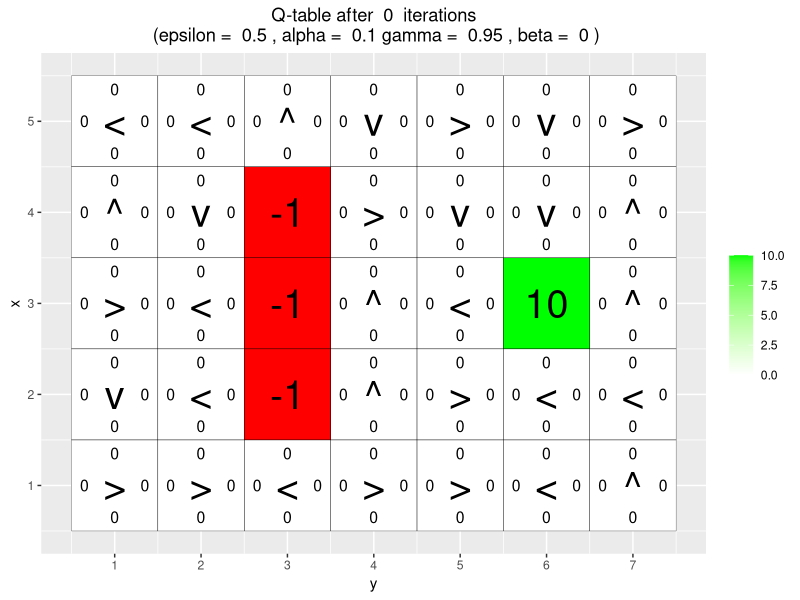
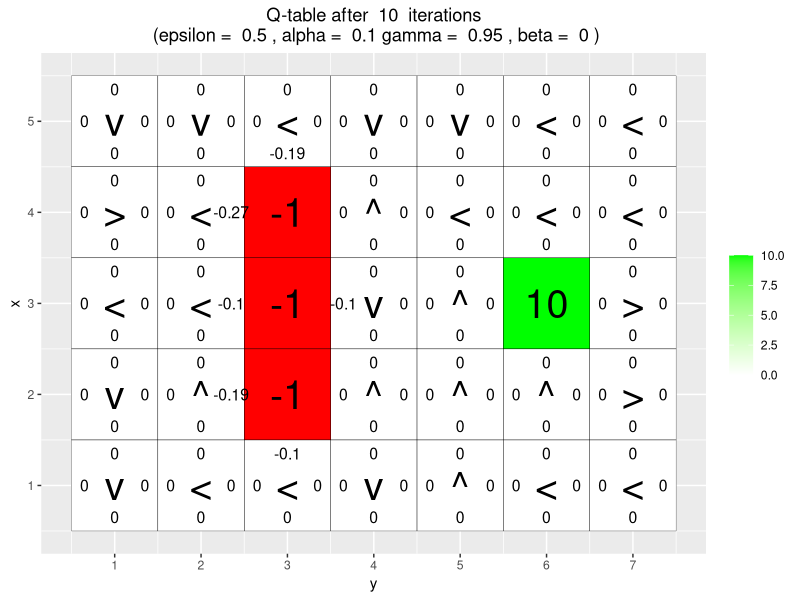
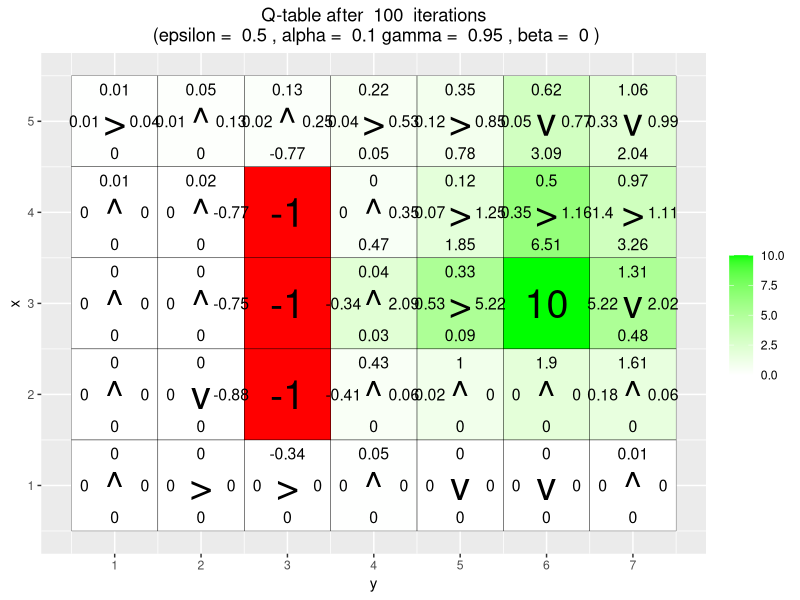
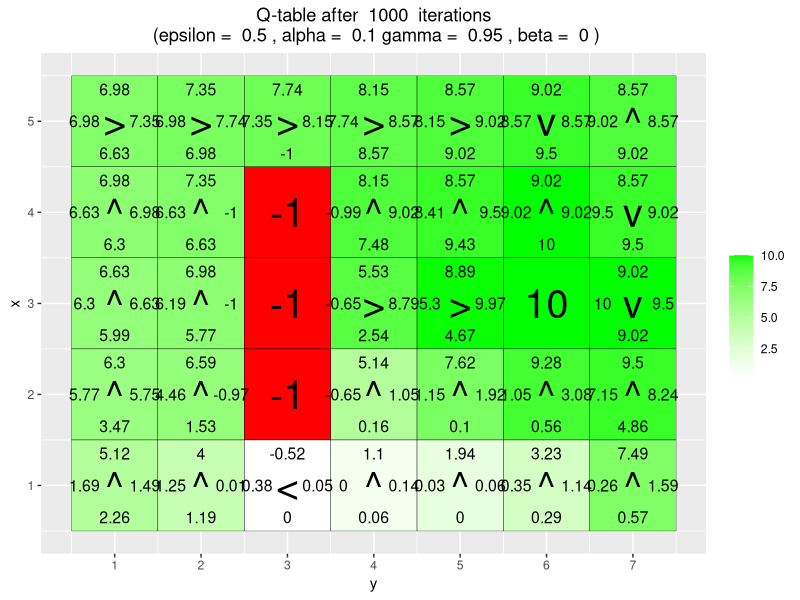
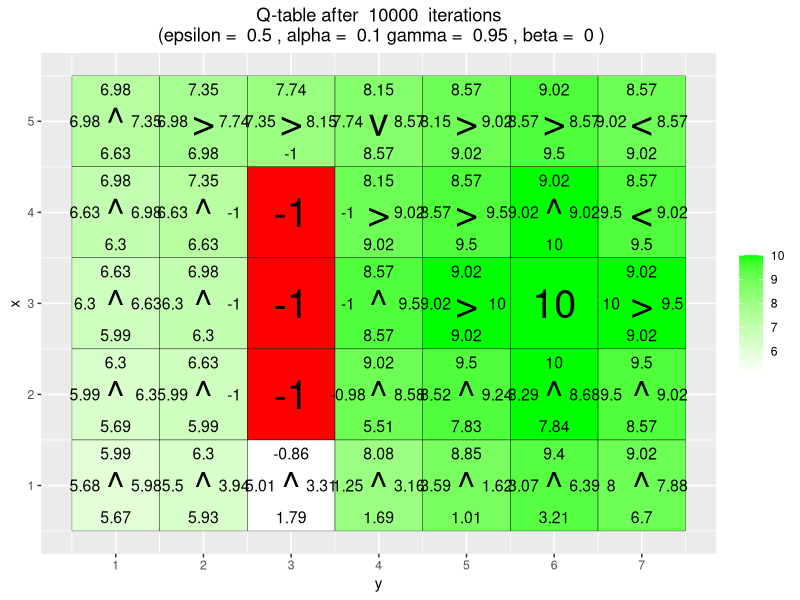
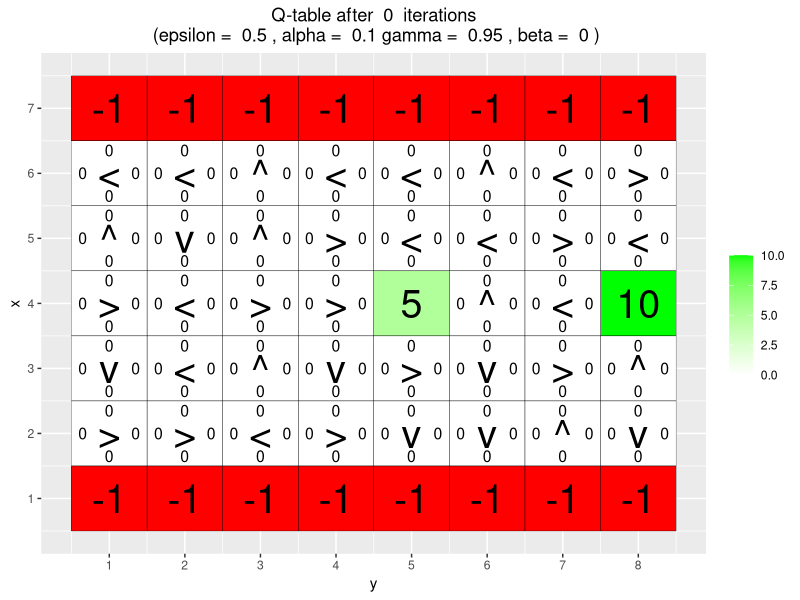
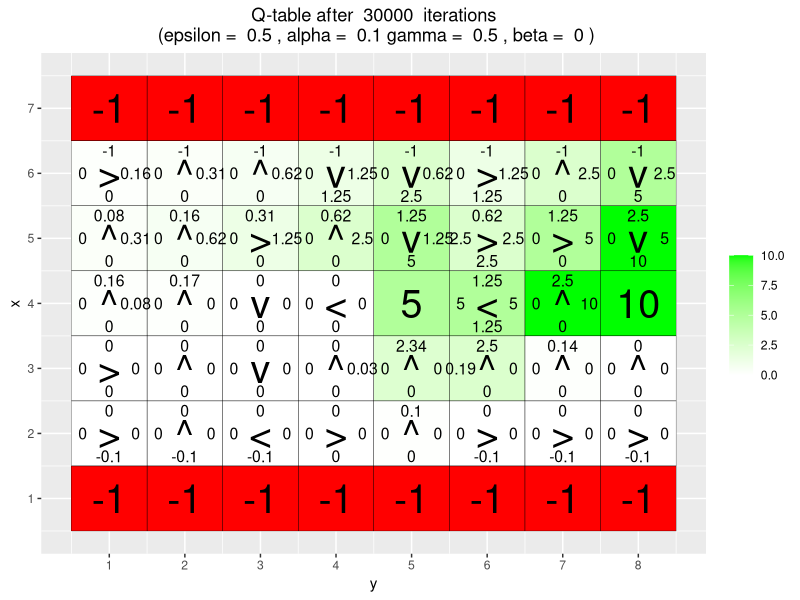
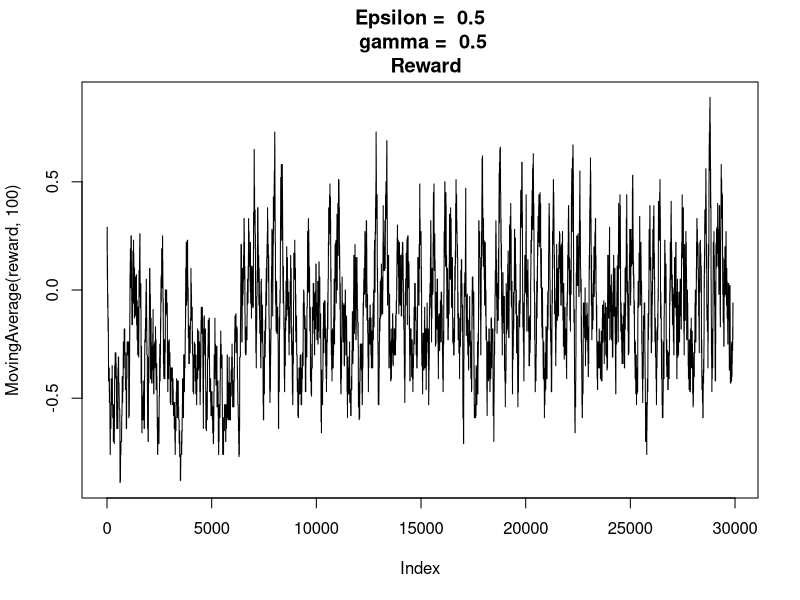

Source code (R) for these figures, in order:
## ---- chunk 1
# By Jose M. Peña and Joel Oskarsson.
# For teaching purposes.
# jose.m.pena@liu.se.

#####################################################################################################
# Q-learning
#####################################################################################################

#install.packages("ggplot2")
#install.packages("vctrs")
library(ggplot2)

# --------------------- section A -------------------
arrows <- c("^", ">", "v", "<")
action_deltas <- list(c(1,0), # up
                      c(0,1), # right
                      c(-1,0), # down
                      c(0,-1)) # left

vis_environment <- function(iterations=0, epsilon = 0.5, alpha = 0.1, gamma = 0.95, 
                            beta = 0){
  
  # Visualize an environment with rewards. 
  # Q-values for all actions are displayed on the edges of each tile.
  # The (greedy) policy for each state is also displayed.
  # 
  # Args:
  #   iterations, epsilon, alpha, gamma, beta (optional): for the figure title.
  #   reward_map (global variable): a HxW array containing the reward given at each state.
  #   q_table (global variable): a HxWx4 array containing Q-values for each state-action pair.
  #   H, W (global variables): environment dimensions.
  
  df <- expand.grid(x=1:H,y=1:W)
  foo <- mapply(function(x,y) ifelse(reward_map[x,y] == 0,q_table[x,y,1],NA),df$x,df$y)
  df$val1 <- as.vector(round(foo, 2))
  foo <- mapply(function(x,y) ifelse(reward_map[x,y] == 0,q_table[x,y,2],NA),df$x,df$y)
  df$val2 <- as.vector(round(foo, 2))
  foo <- mapply(function(x,y) ifelse(reward_map[x,y] == 0,q_table[x,y,3],NA),df$x,df$y)
  df$val3 <- as.vector(round(foo, 2))
  foo <- mapply(function(x,y) ifelse(reward_map[x,y] == 0,q_table[x,y,4],NA),df$x,df$y)
  df$val4 <- as.vector(round(foo, 2))
  foo <- mapply(function(x,y) 
    ifelse(reward_map[x,y] == 0,arrows[GreedyPolicy(x,y)],reward_map[x,y]),df$x,df$y)
  df$val5 <- as.vector(foo)
  foo <- mapply(function(x,y) ifelse(reward_map[x,y] == 0,max(q_table[x,y,]),
                                     ifelse(reward_map[x,y]<0,NA,reward_map[x,y])),df$x,df$y)
  df$val6 <- as.vector(foo)
  
  print(ggplot(df,aes(x = y,y = x)) +
          scale_fill_gradient(low = "white", high = "green", na.value = "red", name = "") +
          geom_tile(aes(fill=val6)) +
          geom_text(aes(label = val1),size = 4,nudge_y = .35,na.rm = TRUE) +
          geom_text(aes(label = val2),size = 4,nudge_x = .35,na.rm = TRUE) +
          geom_text(aes(label = val3),size = 4,nudge_y = -.35,na.rm = TRUE) +
          geom_text(aes(label = val4),size = 4,nudge_x = -.35,na.rm = TRUE) +
          geom_text(aes(label = val5),size = 10) +
          geom_tile(fill = 'transparent', colour = 'black') + 
          ggtitle(paste("Q-table after ",iterations," iterations\n",
                        "(epsilon = ",epsilon,", alpha = ",alpha,"gamma = ",gamma,", beta = ",beta,")")) +
          theme(plot.title = element_text(hjust = 0.5)) +
          scale_x_continuous(breaks = c(1:W),labels = c(1:W)) +
          scale_y_continuous(breaks = c(1:H),labels = c(1:H)))
  
}

transition_model <- function(x, y, action, beta){
  
  # Computes the new state after given action is taken. The agent will follow the action 
  # with probability (1-beta) and slip to the right or left with probability beta/2 each.
  # 
  # Args:
  #   x, y: state coordinates.
  #   action: which action the agent takes (in {1,2,3,4}).
  #   beta: probability of the agent slipping to the side when trying to move.
  #   H, W (global variables): environment dimensions.
  # 
  # Returns:
  #   The new state after the action has been taken.
  
  delta <- sample(-1:1, size = 1, prob = c(0.5*beta,1-beta,0.5*beta))
  final_action <- ((action + delta + 3) %% 4) + 1
  foo <- c(x,y) + unlist(action_deltas[final_action])
  foo <- pmax(c(1,1),pmin(foo,c(H,W)))
  
  #print(foo)
  return (foo)
}
## ---- chunk 2
q_learning <- function(start_state, epsilon = 0.5, alpha = 0.1, gamma = 0.95, 
                       beta = 0){
  
  # Perform one episode of Q-learning. The agent should move around in the 
  # environment using the given transition model and update the Q-table.
  # The episode ends when the agent reaches a terminal state.
  # 
  # Args:
  #   start_state: array with two entries, describing the starting position of the agent.
  #   epsilon (optional): probability of acting greedily.
  #   alpha (optional): learning rate.
  #   gamma (optional): discount factor.
  #   beta (optional): slipping factor.
  #   reward_map (global variable): a HxW array containing the reward given at each state.
  #   q_table (global variable): a HxWx4 array containing Q-values for each state-action pair.
  # 
  # Returns:
  #   reward: reward received in the episode.
  #   correction: sum of the temporal difference correction terms over the episode.
  #   q_table (global variable): Recall that R passes arguments by value. So, q_table being
  #   a global variable can be modified with the superassigment operator <<-.
  
  # Your code here.
  
  
  state = start_state
  
  correction = 0
  
  episode_correction = 0
  repeat{

    action = EpsilonGreedyPolicy(state[1],state[2],epsilon = epsilon )
    #print(action)
    
    new_state = transition_model(state[1],state[2],action = action, beta = beta)
    
    #print(new_state)
    
    reward = reward_map[new_state[1], new_state[2]]
    #print(reward)
    
    Q_SA = q_table[state[1],state[2],action]
    
    correction = alpha*(reward + gamma*max(q_table[new_state[1], new_state[2],]) - Q_SA)
    
    episode_correction = episode_correction + correction/alpha
    
    
    q_table[state[1],state[2],action] <<- Q_SA + correction     
    #q_table[state[1],state[2],action] <<- Q_SA + alpha*(reward + gamma*max(q_table[new_state[1], new_state[2],]) - Q_SA)
        
    if(reward!=0){
      # End episode.
      return (c(reward,episode_correction))
    }
    
    state = new_state  
  }
  
}
## ---- chunk 3

GreedyPolicy <- function(x, y){
  
  # Get a greedy action for state (x,y) from q_table.
  #
  # Args:
  #   x, y: state coordinates.
  #   q_table (global variable): a HxWx4 array containing Q-values for each state-action pair.
  # 
  # Returns:
  #   An action, i.e. integer in {1,2,3,4}.
  
  return(sample(which(q_table[x,y,]==max(q_table[x,y,])),1))
  
}

EpsilonGreedyPolicy <- function(x, y, epsilon){
  
  # Get an epsilon-greedy action for state (x,y) from q_table.
  #
  # Args:
  #   x, y: state coordinates.
  #   epsilon: probability of acting randomly.
  # 
  # Returns:
  #   An action, i.e. integer in {1,2,3,4}.
  
  # Your code here.
  if (runif(1) > epsilon){ # P(random) = 1-epsilon
    return(sample(1:4,1))
  }else{

    return(sample(which(q_table[x,y,]==max(q_table[x,y,])),1))
    
  }
  
  
}

## ---- chunk 4
# Environment A (learning)
set.seed(1337)
H <- 5
W <- 7

reward_map <- matrix(0, nrow = H, ncol = W)
reward_map[3,6] <- 10
reward_map[2:4,3] <- -1


q_table <- array(0,dim = c(H,W,4))


vis_environment()

for(i in 1:10000){
  foo <- q_learning(start_state = c(3,1))
  
  if(any(i==c(10,100,1000,10000,100000)))
    vis_environment(i)
}


## ---- chunk 5
set.seed(1337)


H <- 7
W <- 8

reward_map <- matrix(0, nrow = H, ncol = W)
reward_map[1,] <- -1
reward_map[7,] <- -1
reward_map[4,5] <- 5
reward_map[4,8] <- 10

q_table <- array(0,dim = c(H,W,4))

vis_environment()

MovingAverage <- function(x, n){
  
  cx <- c(0,cumsum(x))
  rsum <- (cx[(n+1):length(cx)] - cx[1:(length(cx) - n)]) / n
  
  return (rsum)
}


for(j in c(0.5,0.75,0.95)){
  q_table <- array(0,dim = c(H,W,4))
  reward <- NULL
  correction <- NULL
  
  for(i in 1:30000){
    foo <- q_learning(epsilon=5, gamma = j, start_state = c(4,1))
    reward <- c(reward,foo[1])
    correction <- c(correction,foo[2])
  }
  
  vis_environment(i, gamma = j)
  title = paste(" Epsilon = ", .5, "\n",
                " gamma = ", j , "\n",
                " Reward"
                )
  plot(MovingAverage(reward,100),type = "l", main=title)
  
  title = paste(" Epsilon = ", .5, "\n",
                " gamma = ", j , "\n",
                " Correction"
  )
  plot(MovingAverage(correction,100),type = "l",main=title)
}

for(j in c(0.5,0.75,0.95)){
  q_table <- array(0,dim = c(H,W,4))
  reward <- NULL
  correction <- NULL
  
  for(i in 1:30000){
    foo <- q_learning(epsilon = 0.1, gamma = j, start_state = c(4,1))
    reward <- c(reward,foo[1])
    correction <- c(correction,foo[2])
  }
  
  vis_environment(i, epsilon = 0.1, gamma = j)
  
  title = paste(" Epsilon = ", .1, "\n",
                " gamma = ", j, "\n",
                "Reward"
  )
  plot(MovingAverage(reward,100),type = "l",main=title)
  
  title = paste(" Epsilon = ", .1, "\n",
                " gamma = ", j, "\n",
                "Correction"
  )
  plot(MovingAverage(correction,100),type = "l",main=title)
  
}



## ---- chunk 6

set.seed(1337)
H <- 3
W <- 6

reward_map <- matrix(0, nrow = H, ncol = W)
reward_map[1,2:5] <- -1
reward_map[1,6] <- 10

q_table <- array(0,dim = c(H,W,4))

vis_environment()

for(j in c(0,0.2,0.4,0.66)){
  q_table <- array(0,dim = c(H,W,4))
  
  for(i in 1:10000)
    foo <- q_learning(gamma = 0.6, beta = j, start_state = c(1,1))
  
  vis_environment(i, gamma = 0.6, beta = j)
}
